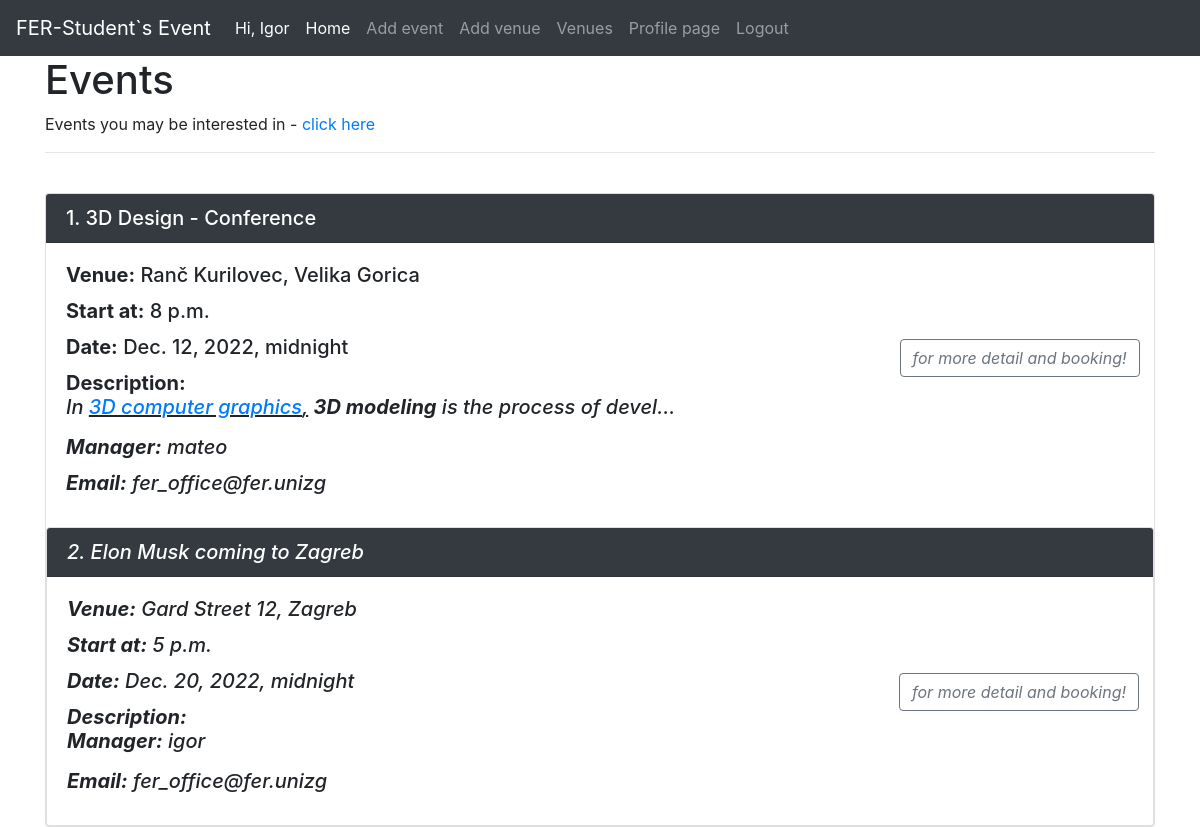
Screenshot of / (signed in) with the database file from the repository.
### events/models.py (models this page shows, shortened)
class Event(models.Model):
    event_title = models.CharField("Title",max_length = 100,blank = False,null = False)
    event_venue = models.ForeignKey(Venue,on_delete = models.CASCADE)
    event_started = models.TimeField("Start",blank = False,null = False)
    event_tag = models.ManyToManyField(Tag,related_name = "tags_for_event",blank = True,null = True)
    event_ended = models.TimeField("End",blank = True,null = True)
    event_date = models.DateTimeField("Date",blank = False)
    event_capacitety = models.IntegerField(blank = False)
    event_description =RichTextField()
    event_manager = models.ForeignKey(User,on_delete = models.CASCADE)
    event_booking = models.ManyToManyField(User,related_name = "booking_event", blank = True)
    event_website = models.URLField("URL",max_length = 100,blank = True,null = True)
    event_email = models.EmailField("Email",blank = False)

class Venue(models.Model):
    venue_name = models.CharField("Venue",max_length = 120,blank = False)
    venue_address = models.CharField(max_length = 120,blank = False)
    venue_owner = models.ForeignKey(User,on_delete = models.CASCADE)
    def __str__(self):
        return f"{self.venue_address}, {self.venue_name}"

### events/views.py (the view)
# urls.py: path("",all_events,name = "all_events"),
def all_events (request):
    events = Event.objects.filter().order_by("event_date")
    return render (request,"events/all_events.html",{"events":events})

### templates/events/all_events.html (shortened to what this page needs)
{% extends 'core/base.html' %}
{% block content %}
{% if user.is_authenticated %}
<h1>Events</h1>
<p> Events you may be interested in - <a href = "{% url 'matching' %}">click here</a></p>
<hr>
<br>
   {% for event in events %}
   <div class="card">
    <h5 class="card-header bg-dark" style = "color:white">
      {{forloop.counter}}. {{event.event_title}}
</h5>
    <div class = "row">
      <div class = "col-sm-9">
    <div class="card-body">
      <h5 class="card-title"><b>Venue:</b> {{event.event_venue}}</h5>
      <h5 class="card-title"><b>Start at:</b> {{event.event_started}}</h5>
      <h5 class="card-title"><b>Date:</b> {{event.event_date}}</h5>
      <h5 class="card-title"><b>Description:</b> {{event.event_description|safe|slice:":200"}}...</h5>
      <h5 class="card-title"><b>Manager:</b> {{event.event_manager}}</h5>
       {% if event.event_email%}
      <h5 class="card-title"><b>Email:</b> {{event.event_email}}</h5>
       {% endif %}
      </div>
    </div>
      <div class ="col-sm-3">
        <br><br><br><br>
      <a href="{% url 'detail' event.id %}" class="btn btn-outline-secondary">for more detail and booking!</a>
    </div>
  </div>
   {% endfor %}
   </div>
  </div>
  {% else %}
  <center><h1><b>If you want to see events, you must be logged in!</b></h1></center>
  {%endif %}
{% endblock %}

### templates/core/base.html (shortened to what this page needs)
<!doctype html>
<html lang="en">
  <head>
    <link rel="stylesheet" href="https://cdn.jsdelivr.net/npm/bootstrap@4.0.0/dist/css/bootstrap.min.css">
  </head>
  <body>
    {% include 'core/navbar.html' %}
    <div class = "container">
       {% block content %}
       {% endblock %}
    </div>
  </body>
</html>

### templates/core/navbar.html (shortened to what this page needs)
<nav class="navbar navbar-expand-lg navbar-dark bg-dark">
    {% if user.is_authenticated %}
    <a class="navbar-brand" href="{% url 'all_events'%}">FER-Student`s Event</a>
    <div class="collapse navbar-collapse" id="navbarSupportedContent">
      <ul class="navbar-nav mr-auto">
        <li class="nav-item active">
          <a class="nav-link" href="">Hi, {{request.user.username|title}}</a>
        </li>
        <li class="nav-item active">
          <a class="nav-link" href="{% url 'all_events' %}">Home</a>
        </li>
        <li class="nav-item">
          <a class="nav-link" href="{% url 'create_event' %}">Add event</a>
        </li>
        <li class="nav-item">
          <a class="nav-link" href="{% url 'create_venue' %}">Add venue</a>
        </li>
        <li class="nav-item">
          <a class="nav-link" href="{% url 'all_venues' %}">Venues</a>
        </li>
        {% if request.user.student.id %}
        <li class="nav-item">
          <a class="nav-link" href="{% url 'profile_page'  request.user.student.id %}">Profile page</a>
        </li>
        {% endif %}
        <li class="nav-item">
          <a class="nav-link" href="{% url 'logout_user' %}">Logout</a>
        </li>
        {% endif %}
    </div>
  </nav>

### rows the page displays
Event: event_title "3D Design - Conference", event_venue "Ranč Kurilovec, Velika Gorica", event_started "8 p.m.", event_date "Dec. 12, 2022, midnight", event_description "In 3D computer graphics , 3D modeling is the process of devel", event_manager "mateo", event_email "fer_office@fer.unizg"
Event: event_title "Elon Musk coming to Zagreb", event_venue "Gard Street 12, Zagreb", event_started "5 p.m.", event_date "Dec. 20, 2022, midnight", event_manager "igor", event_email "fer_office@fer.unizg"

### other values shown
{{ request.user.username|title }} "Igor"
